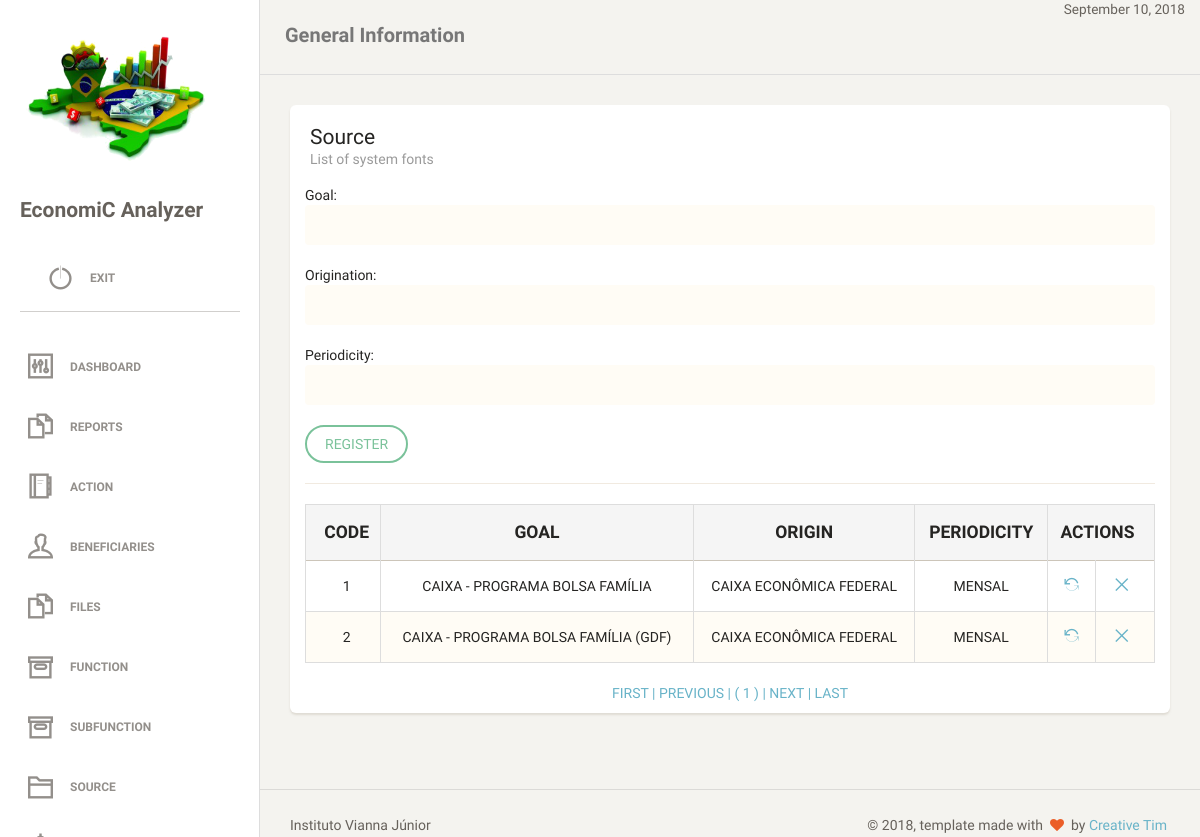
Page /source.php (signed in) on the committed database.
### tables this page shows
CREATE TABLE `tb_source` (
  `id_source` int(11) NOT NULL AUTO_INCREMENT,
  `str_goal` varchar(255) NOT NULL,
  `str_origin` varchar(255) DEFAULT NULL,
  `str_periodicity` varchar(9) DEFAULT NULL,
  PRIMARY KEY (`id_source`),
  UNIQUE KEY `str_goal_UNIQUE` (`str_goal`)
);

### dao/sourceDAO.php (the view, shortened to what this page needs)
<?php
require_once "classes/source.php";
class sourceDAO
{
    public function tabelapaginada()
    {
        global $pdo;
        $endereco = $_SERVER ['PHP_SELF'];
        $pagina_atual = (isset($_GET['page']) && is_numeric($_GET['page'])) ? $_GET['page'] : 1;
        $linha_inicial = ($pagina_atual - 1) * QTDE_REGISTROS;
        $sql = "SELECT id_source, str_goal, str_origin, str_periodicity FROM tb_source LIMIT {$linha_inicial}, " . QTDE_REGISTROS;
        $statement = $pdo->prepare($sql);
        $statement->execute();
        $dados = $statement->fetchAll(PDO::FETCH_OBJ);
        $sqlContador = "SELECT COUNT(*) AS total_registros FROM tb_source";
        $statement = $pdo->prepare($sqlContador);
        $statement->execute();
        $valor = $statement->fetch(PDO::FETCH_OBJ);
        $primeira_pagina = 1;
        $ultima_pagina = ceil($valor->total_registros / QTDE_REGISTROS);
        $pagina_anterior = ($pagina_atual > 1) ? $pagina_atual - 1 : 0;
        $proxima_pagina = ($pagina_atual < $ultima_pagina) ? $pagina_atual + 1 : 0;
        $range_inicial = (($pagina_atual - RANGE_PAGINAS) >= 1) ? $pagina_atual - RANGE_PAGINAS : 1;
        $range_final = (($pagina_atual + RANGE_PAGINAS) <= $ultima_pagina) ? $pagina_atual + RANGE_PAGINAS : $ultima_pagina;
        $exibir_botao_inicio = ($range_inicial < $pagina_atual) ? 'mostrar' : 'esconder';
        $exibir_botao_final = ($range_final > $pagina_atual) ? 'mostrar' : 'esconder';
        if (!empty($dados)):
            echo "
     <table class='table table-striped table-bordered'>
     <thead>
       <tr style='text-transform: uppercase;' class='active'>
        <th style='text-align: center; font-weight: bolder;'>Code</th>
        <th style='text-align: center; font-weight: bolder;'>Goal</th>
        <th style='text-align: center; font-weight: bolder;'>Origin</th>
        <th style='text-align: center; font-weight: bolder;'>Periodicity</th>
        <th style='text-align: center; font-weight: bolder;' colspan='2'>Actions</th>
       </tr>
     </thead>
     <tbody>";
            foreach ($dados as $source):
                echo "<tr>
        <td style='text-align: center'>$source->id_source</td>
        <td style='text-align: center'>$source->str_goal</td>
        <td style='text-align: center'>$source->str_origin</td>
        <td style='text-align: center'>$source->str_periodicity</td>
        <td style='text-align: center'><a href='?act=upd&id=$source->id_source' title='Alterar'><i class='ti-reload'></i></a></td>
        <td style='text-align: center'><a href='?act=del&id=$source->id_source' title='Remover'><i class='ti-close'></i></a></td>
       </tr>";
            endforeach;
            echo "
</tbody>
    </table>
     <div class='box-paginacao' style='text-align: center'>
       <a class='box-navegacao  $exibir_botao_inicio' href='$endereco?page=$primeira_pagina' title='Primeira Página'> FIRST  |</a>
       <a class='box-navegacao  $exibir_botao_inicio' href='$endereco?page=$pagina_anterior' title='Página Anterior'> PREVIOUS  |</a>
";
            for ($i = $range_inicial; $i <= $range_final; $i++):
                $destaque = ($i == $pagina_atual) ? 'destaque' : '';
                echo "<a class='box-numero $destaque' href='$endereco?page=$i'> ( $i ) </a>";
            endfor;
            echo "<a class='box-navegacao $exibir_botao_final' href='$endereco?page=$proxima_pagina' title='Próxima Página'>| NEXT  </a>
                  <a class='box-navegacao $exibir_botao_final' href='$endereco?page=$ultima_pagina'  title='Última Página'>| LAST  </a>
     </div>";
        else:
            echo "<p class='bg-danger'>Nenhum registro foi encontrado!</p>
     ";
        endif;
    }
}

### rows in the picture
tb_source: id_source "1", str_goal "CAIXA - PROGRAMA BOLSA FAMÍLIA", str_origin "CAIXA ECONÔMICA FEDERAL", str_periodicity "MENSAL"
tb_source: id_source "2", str_goal "CAIXA - PROGRAMA BOLSA FAMÍLIA (GDF)", str_origin "CAIXA ECONÔMICA FEDERAL", str_periodicity "MENSAL"
